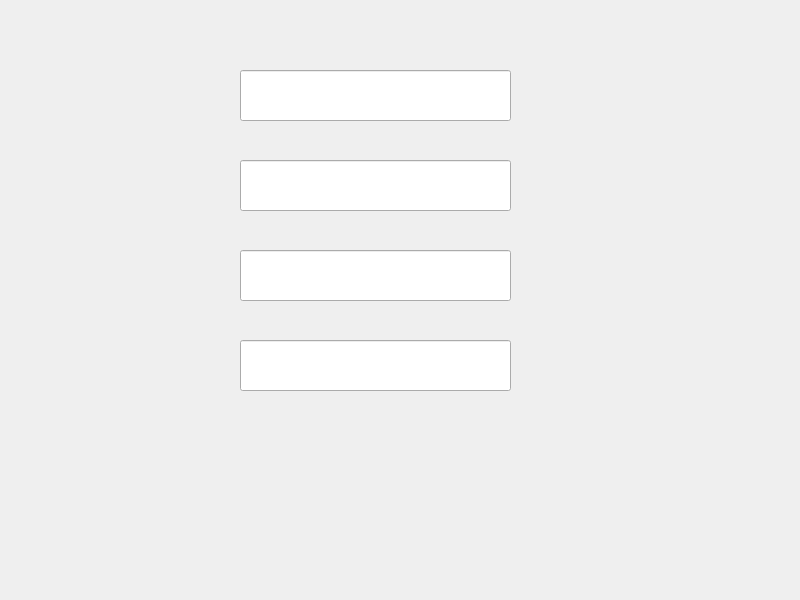
<?xml version="1.0" encoding="UTF-8"?>
<ui version="4.0">
 <class>Widget</class>
 <widget class="QWidget" name="Widget">
  <property name="geometry">
   <rect>
    <x>0</x>
    <y>0</y>
    <width>800</width>
    <height>600</height>
   </rect>
  </property>
  <property name="windowTitle">
   <string>Widget</string>
  </property>
  <widget class="QLineEdit" name="lineEdit">
   <property name="geometry">
    <rect>
     <x>240</x>
     <y>70</y>
     <width>271</width>
     <height>51</height>
    </rect>
   </property>
  </widget>
  <widget class="QLineEdit" name="lineEdit_2">
   <property name="geometry">
    <rect>
     <x>240</x>
     <y>160</y>
     <width>271</width>
     <height>51</height>
    </rect>
   </property>
   <property name="focusPolicy">
    <enum>Qt::NoFocus</enum>
   </property>
  </widget>
  <widget class="QLineEdit" name="lineEdit_3">
   <property name="geometry">
    <rect>
     <x>240</x>
     <y>250</y>
     <width>271</width>
     <height>51</height>
    </rect>
   </property>
   <property name="focusPolicy">
    <enum>Qt::TabFocus</enum>
   </property>
  </widget>
  <widget class="QLineEdit" name="lineEdit_4">
   <property name="geometry">
    <rect>
     <x>240</x>
     <y>340</y>
     <width>271</width>
     <height>51</height>
    </rect>
   </property>
   <property name="focusPolicy">
    <enum>Qt::ClickFocus</enum>
   </property>
  </widget>
 </widget>
 <resources/>
 <connections/>
</ui>
